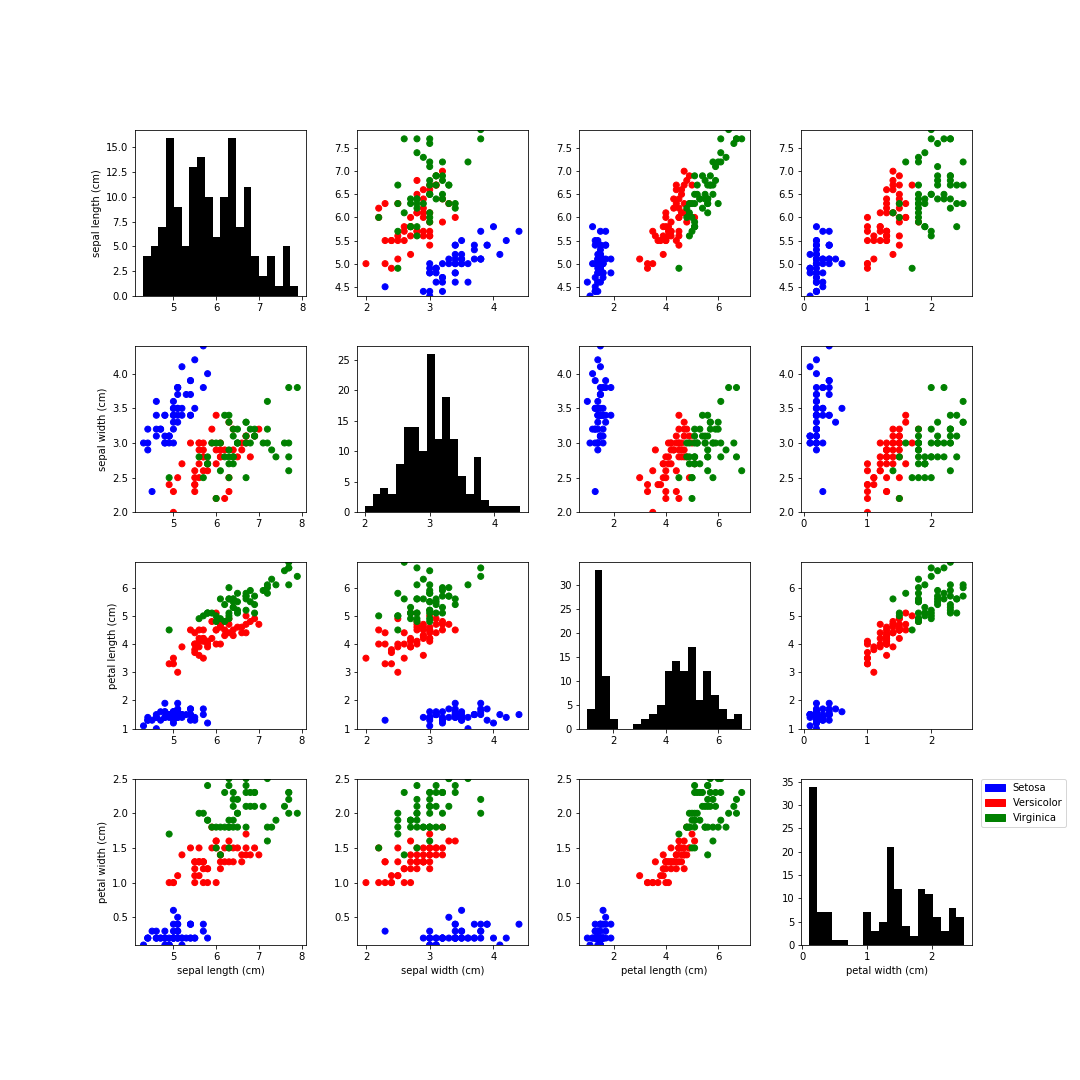

Source code (Python):
from sklearn import datasets
import matplotlib.pyplot as plt
import matplotlib.patches as mpatches
import numpy as np

iris = datasets.load_iris()

def hist_data(dataset,i):
    points = []
    for line in dataset['data']:
        points.append(line[i])
    return points

def scatter_data(dataset,i,j):
    xpoints = []
    ypoints = []
    for line in dataset['data']:
        xpoints.append(line[i])
        ypoints.append(line[j])
    return xpoints, ypoints

colors = {0:'b', 1:'r', 2:'g'}

fig, axes = plt.subplots(4, 4, figsize = (15,15))
for i in range(4):
    for j in range(4):
        if j ==0:
            axes[i, j].set(ylabel = iris['feature_names'][i])
        if i ==3:
            axes[i, j].set(xlabel= iris['feature_names'][j])
        if i == j:
            dp = hist_data(iris,i)
            axes[i, j].hist(dp, bins=20, color='k')
        else:
            x,y = scatter_data(iris,j,i)
            axes[i, j].scatter(x,y, c=[colors[x] for x in iris['target']])
            axes[i, j].set_ylim(min(y),max(y))
        plt.subplots_adjust(wspace=0.3, hspace=0.3)

blue_patch = mpatches.Patch(color='b', label='Setosa')
red_patch = mpatches.Patch(color='r', label='Versicolor')
green_patch = mpatches.Patch(color='g', label='Virginica')
plt.legend(handles=[blue_patch,red_patch,green_patch],bbox_to_anchor=(1.05, 1), loc=2, borderaxespad=0.)
        
plt.savefig('task32.png')        
plt.show()